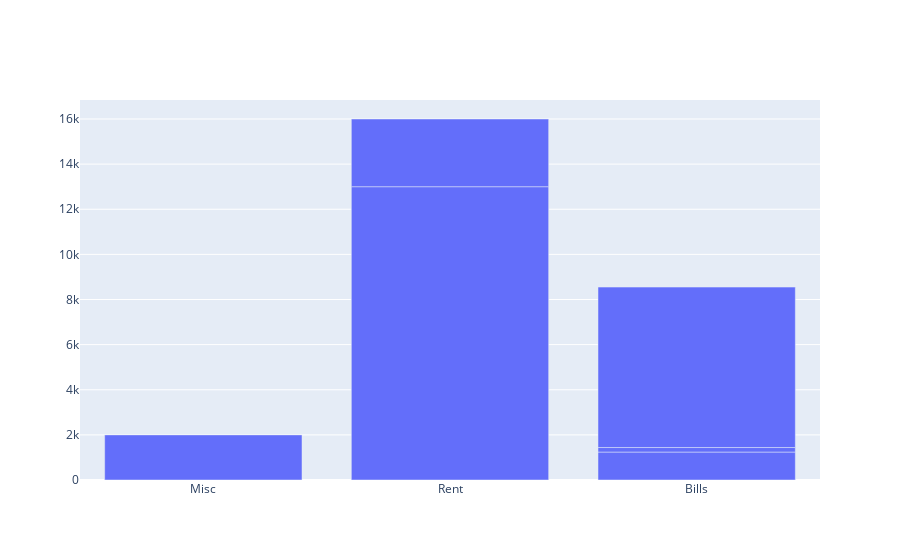

Source (notebook cell):
### Code cell
import plotly.graph_objects as go
f = go.Figure([go.Bar(x=df.category, y=df.value)],layout=go.Layout(barmode="group"))
#fig = go.figure()
#go.bar(df.category, df.value)
f.show()

### Figure 1 — Plotly figure (JSON) as saved in the notebook; plotly's stock layout.template omitted (floating-point values rounded to 4 significant figures)
{"data": [{"type": "bar", "x": ["Misc", "Rent", "Rent", "Bills", "Bills", "Bills"], "y": [2000, 13000, 3000, 1239, 200, 7111]}], "layout": {"barmode": "group"}}
